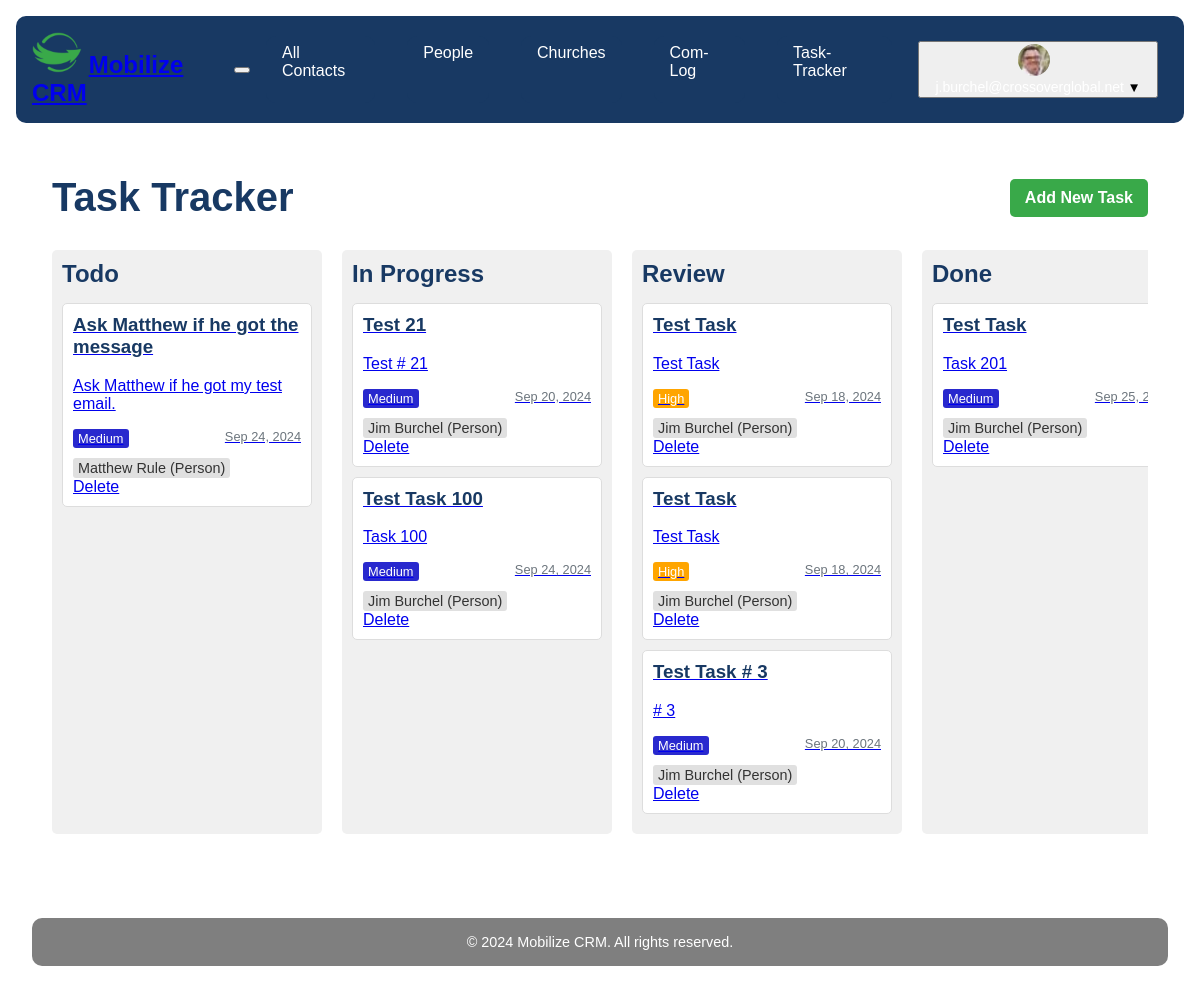
/task-tracker/ (signed in), run on the app's committed database.
### userprofile/models.py (models this page shows, shortened)
class CustomUser(AbstractUser):
    profile_image = models.ImageField(upload_to='profile_images/', null=True, blank=True)
    profile_thumbnail = models.ImageField(upload_to='profile_thumbnails/', null=True, blank=True)
    email_signature = models.TextField(blank=True, null=True)

### task_tracker/models.py (models this page shows, shortened)
class Task(models.Model):
    STATUS_CHOICES = [
        ('todo', 'To Do'),
        ('in progress', 'In Progress'),
        ('review', 'Review'),
        ('done', 'Done'),
    ]
    PRIORITY_CHOICES = [
        ('low', 'Low'),
        ('medium', 'Medium'),
        ('high', 'High'),
        ('urgent', 'Urgent'),
    ]
    REMINDER_CHOICES = [
        ('15_min', '15 minutes before'),
        ('30_min', '30 minutes before'),
        ('1_hour', '1 hour before'),
        ('2_hours', '2 hours before'),
        ('1_day', '1 day before'),
        ('1_week', '1 week before'),
        ('custom', 'Custom'),
    ]
    title = models.CharField(max_length=200)
    description = models.TextField(blank=True)
    status = models.CharField(max_length=20, choices=STATUS_CHOICES, default='todo')
    priority = models.CharField(max_length=20, choices=PRIORITY_CHOICES, default='medium')
    assigned_to = models.ForeignKey(User, on_delete=models.SET_NULL, null=True, blank=True, related_name='assigned_tasks')
    created_by = models.ForeignKey(User, on_delete=models.CASCADE, related_name='created_tasks')
    created_at = models.DateTimeField(auto_now_add=True)
    updated_at = models.DateTimeField(auto_now=True)
    due_date = models.DateTimeField(default=timezone.now, null=True, blank=True)
    contact = models.ForeignKey(Contact, on_delete=models.SET_NULL, null=True, blank=True, related_name='tasks')
    google_calendar_event_id = models.CharField(max_length=255, blank=True, null=True)
    reminder = models.CharField(max_length=20, choices=REMINDER_CHOICES, default='30_min')
    custom_reminder = models.IntegerField(null=True, blank=True, help_text="Custom reminder time in minutes")
    class Meta:
        ordering = ['-created_at']

### contacts/models.py (models this page shows, shortened)
class Contact(models.Model):
    STATE = (
        ('al', 'AL'), ('ak', 'AK'), ('az', 'AZ'), ('ar', 'AR'), ('ca', 'CA'),('co', 'CO'),('ct', 'CT'),('de', 'DE'), ('fl', 'FL'), ('ga', 'GA'),
        ('hi', 'HI'), ('id', 'ID'), ('il', 'IL'), ('in', 'IN'), ('ia', 'IA'), ('ks', 'KS'), ('ky', 'KY'), ('la', 'LA'), ('me', 'ME'),
        ('md', 'MD'), ('ma', 'MA'), ('mi', 'MI'), ('mn', 'MN'), ('ms', 'MS'), ('mo', 'MO'), ('mt', 'MT'), ('ne', 'NE'), ('nv', 'NV'),
        ('nh', 'NH'), ('nj', 'NJ'), ('nm', 'NM'), ('ny', 'NY'), ('nc', 'NC'), ('nd', 'ND'), ('oh', 'OH'), ('ok', 'OK'), ('or', 'OR'),
        ('pa', 'PA'), ('ri', 'RI'), ('sc', 'SC'), ('sd', 'SD'), ('tn', 'TN'), ('tx', 'TX'), ('ut', 'UT'), ('vt', 'VT'), ('va', 'VA'),
        ('wa', 'WA'), ('wv', 'WV'), ('wi', 'WI'), ('wy', 'WY'),('dc', 'DC')
    )
    PREFERRED_CONTACT_METHODS = (
        ('email', 'Email'),('phone', 'Phone'),('text', 'Text'),('Facebook Messanger',
        'Facebook Messanger'),('whatsapp', 'Whatsapp'),('groupme', 'Groupme'),('signal', 'Signal'),('other', 'Other')
    )
    church_name = models.CharField(max_length=100, null=True, blank=True)
    first_name = models.CharField(max_length=100)
    last_name = models.CharField(max_length=100)
    image = models.ImageField(upload_to=get_image_path, null=True, blank=True)
    preferred_contact_method = models.CharField(max_length=100, choices=PREFERRED_CONTACT_METHODS)
    phone = models.CharField(max_length=50)
    email = models.EmailField()
    street_address = models.CharField(max_length=200, null=True, blank=True)
    city = models.CharField(max_length=100, null=True, blank=True)
    state = models.CharField(max_length=2, choices=STATE, null=True, blank=True)
    zip_code = models.CharField(max_length=10, null=True, blank=True)
    initial_notes = models.TextField(null=True, blank=True)
    date_created = models.DateField(auto_now_add=True,null=True, blank=True)
    date_modified = models.DateField(auto_now=True,null=True, blank=True)
    com_log = GenericRelation(ComLog)

### task_tracker/views.py (the view)
# urls.py: path('', views.TaskListView.as_view(), name='task_list'),
@method_decorator(login_required, name='dispatch')
class TaskListView(ListView):
    model = Task
    template_name = 'task_tracker/task_list.html'
    context_object_name = 'tasks'
    def get_context_data(self, **kwargs):
        context = super().get_context_data(**kwargs)
        context['task_statuses'] = {
            'todo': Task.objects.filter(status='todo').order_by('due_date'),
            'in progress': Task.objects.filter(status='in progress').order_by('due_date'),
            'review': Task.objects.filter(status='review').order_by('due_date'),
            'done': Task.objects.filter(status='done').order_by('due_date')
        }
        return context

### task_tracker/templates/task_tracker/task_list.html (shortened to what this page needs)
{% extends 'core/base.html' %}
{% load static %}
{% block extra_css %}
<link rel="stylesheet" href="{% static 'css/task_list.css' %}">
{% endblock %}
{% block content %}
<div class="container task-tracker-container">
    <div class="task-header">
        <h1 id="task-tracker" class="task-title">Task Tracker</h1>
        <a href="{% url 'task_tracker:task_create' %}" class="btn btn-primary">Add New Task</a>
    </div>
    <div class="task-board">
        {% for status, tasks in task_statuses.items %}
        <div class="task-column">
            <h2>{{ status|title }}</h2>
            <div id="{{ status }}" class="task-list">
                {% for task in tasks %}
                <div class="task-card" draggable="true" data-task-id="{{ task.id }}">
                    <a href="{% url 'task_tracker:task_update' task.id %}">
                        <h3>{{ task.title }}</h3>
                        <p>{{ task.description|truncatewords:20 }}</p>
                        <div class="task-meta">
                            <span class="priority {{ task.priority }}">{{ task.get_priority_display }}</span>
                            <span class="due-date">{{ task.due_date|date:"M d, Y" }}</span>
                        </div>
                        {% if task.contact %}
                        <div class="task-contact">
                            {% if task.contact.church %}
                            <a href="{% url 'contacts:church_detail' task.contact.church.id %}" class="contact-link">
                                {{ task.contact.church.church_name }} (Church)
                            </a>
                            {% elif task.contact.people %}
                            <a href="{% url 'contacts:person_detail' task.contact.people.id %}" class="contact-link">
                                {{ task.contact.people.first_name }} {{ task.contact.people.last_name }} (Person)
                            </a>
                            {% else %}
                            <span class="contact-link">{{ task.contact }} (Unknown type)</span>
                            {% endif %}
                        </div>
                        {% endif %}
                    </a>
                    <a href="{% url 'task_tracker:task_delete' task.id %}" class="task-delete-link">Delete</a>
                </div>
                {% empty %}
                <p class="no-tasks-message">No tasks in this status.</p>
                {% endfor %}
            </div>
        </div>
        {% endfor %}
    </div>
</div>
{% endblock %}

### core/templates/core/partials/nav.html (shortened to what this page needs)
{% load static %}
<nav class="navbar">
    <div class="navbar-brand">
        <img src="{% static 'images/cg_logo.png' %}" alt="Logo" class="navbar-logo">
        <a href="/" class="navbar-title">Mobilize CRM</a>
    </div>
    <button id="navbar-toggle" class="navbar-toggle">
    </button>
    <div id="navbar-menu" class="navbar-menu">
        <a href="{% url 'contacts:contact_list' %}" class="navbar-item {% if request.resolver_match.url_name == 'all_contacts' %}active{% endif %}">All Contacts</a>
        <a href="{% url 'contacts:people_list' %}" class="navbar-item {% if request.resolver_match.url_name == 'people_list' %}active{% endif %}">People</a>
        <a href="{% url 'contacts:church_list' %}" class="navbar-item {% if request.resolver_match.url_name == 'church_list' %}active{% endif %}">Churches</a>
        <a href="{% url 'com_log:list' %}" class="navbar-item {% if request.resolver_match.url_name == 'com_log' %}active{% endif %}">Com-Log</a>
        <a href="{% url 'task_tracker:task_list' %}" class="navbar-item {% if request.resolver_match.url_name == 'task_tracker' %}active{% endif %}">Task-Tracker</a>
        {% if user.is_authenticated %}
        <div class="user-menu">
            <button id="user-menu-toggle" class="user-menu-button">
                {% if user.profile_thumbnail %}
                    <img src="{{ user.profile_thumbnail.url }}" alt="{{ user.username }}" class="user-avatar">
                {% else %}
                    <img src="{% static 'images/default_thumbnail.png' %}" alt="{{ user.username }}" class="user-avatar">
                {% endif %}
                <span class="user-menu-text">{{ user.username }}</span>
                <span class="dropdown-arrow">▼</span>
            </button>
        </div>
        {% else %}
        <a href="{% url 'userprofile:login' %}" class="navbar-item {% if request.resolver_match.url_name == 'login' %}active{% endif %}">Login</a>
        {% endif %}
    </div>
</nav>

### static/css/task_list.css (style rules this page uses)
:root { --primary-blue: #183963; --primary-green: #39A949; --primary-gray: #7F7F7F; --primary-white: #FFFFFF; }
.task-tracker-container { max-width: 1200px; margin: 0 auto; padding: 20px; font-family: Arial, sans-serif; }
.task-header { display: flex; justify-content: space-between; align-items: center; margin-bottom: 30px; }
.task-title { color: var(--primary-blue); margin: 0; font-size: 2.5em; }
.btn-primary { background-color: var(--primary-green); color: var(--primary-white); padding: 10px 15px; border: none; border-radius: 5px; text-decoration: none; font-weight: bold; transition: background-color 0.3s; }
.task-board { display: flex; gap: 20px; overflow-x: auto; }
.task-column { flex: 1; min-width: 250px; background-color: #f0f0f0; border-radius: 5px; padding: 10px; }
.task-column h2 { color: var(--primary-blue); margin-top: 0; margin-bottom: 15px; }
.task-list { min-height: 200px; }
.task-card { background-color: white; border: 1px solid #ddd; border-radius: 5px; padding: 10px; margin-bottom: 10px; cursor: move; }
.task-card h3 { margin-top: 0; color: var(--primary-blue); }
.task-card .task-contact { margin-top: 10px; font-size: 0.9em; }
.task-card .contact-link { display: inline-block; padding: 2px 5px; background-color: #e0e0e0; border-radius: 3px; color: #333; text-decoration: none; transition: background-color 0.3s ease; }
.task-meta { display: flex; justify-content: space-between; margin-top: 10px; font-size: 0.8em; }
.priority { padding: 2px 5px; border-radius: 3px; color: white; }
.priority.medium { background-color: rgb(41, 41, 206); }
.priority.high { background-color: orange; }
.due-date { color: #6c757d; }

### staticfiles/css/main.css (style rules this page uses)
:root { --primary-blue: #183963; --primary-green: #39A949; --primary-gray: #7F7F7F; --primary-white: #FFFFFF; }
body { margin: 0; font-family: Arial, sans-serif; color: var(--primary-blue); background-color: var(--primary-white); }
.navbar { background-color: var(--primary-blue); padding: 1rem; display: flex; justify-content: space-between; align-items: center; margin: 1rem; border-radius: 10px; margin-bottom: auto !important; }
.navbar-brand { color: var(--primary-white); text-decoration: none; font-size: 1.5rem; font-weight: bold; }
.navbar-menu { display: flex; border-radius: 10px; }
.navbar-item { color: var(--primary-white); text-decoration: none; padding: 0.5rem 1rem; margin: 0 1rem; transition: background-color 0.3s; background-color: var(--primary-blue); border-radius: 10px !important; }
.user-menu { position: relative; display: flex; align-items: center; cursor: pointer; padding: 5px 10px; border-radius: 15px; transition: background-color 0.3s ease; }
.user-avatar { width: 32px; height: 32px; border-radius: 50%; object-fit: cover; margin-right: 8px; }
.user-menu-text { color: var(--primary-white); font-size: 14px; }

### data on the page
CustomUser: profile_thumbnail (picture)
Task: title "Ask Matthew if he got the message", description "Ask Matthew if he got my test email.", priority "Medium", due_date "Sep 24, 2024", contact.people.first_name "Matthew", contact.people.last_name "Rule"
Task: title "Test 21", description "Test # 21", priority "Medium", due_date "Sep 20, 2024", contact.people.first_name "Jim", contact.people.last_name "Burchel"
Task: title "Test Task 100", description "Task 100", priority "Medium", due_date "Sep 24, 2024", contact.people.first_name "Jim", contact.people.last_name "Burchel"
Task: title "Test Task", description "Test Task", priority "High", due_date "Sep 18, 2024", contact.people.first_name "Jim", contact.people.last_name "Burchel"
Task: title "Test Task", description "Test Task", priority "High", due_date "Sep 18, 2024", contact.people.first_name "Jim", contact.people.last_name "Burchel"
Task: title "Test Task # 3", description "# 3", priority "Medium", due_date "Sep 20, 2024", contact.people.first_name "Jim", contact.people.last_name "Burchel"
Task: title "Test Task", description "Task 201", priority "Medium", due_date "Sep 25,…", contact.people.first_name "Jim", contact.people.last_name "Burchel"

### other printed values
{{ status|title }} "Todo" "In Progress" "Review" "Done"
